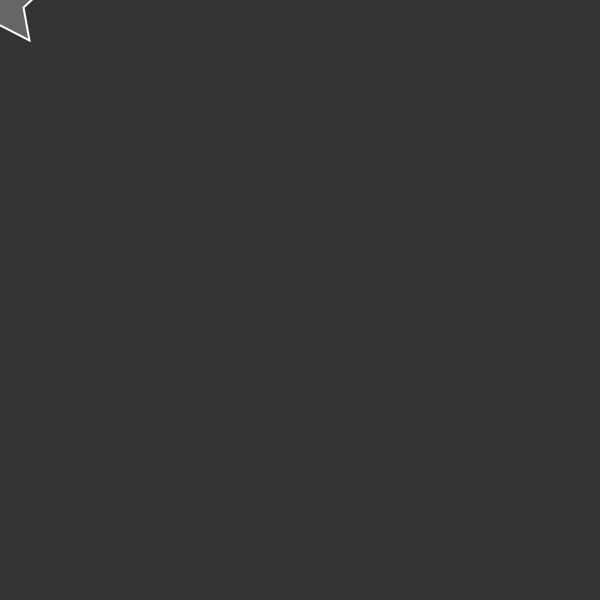
Frame 1 (no input)
Frame 60 (the mouse pressed at the canvas centre just before this capture): identical to frame 1, image omitted
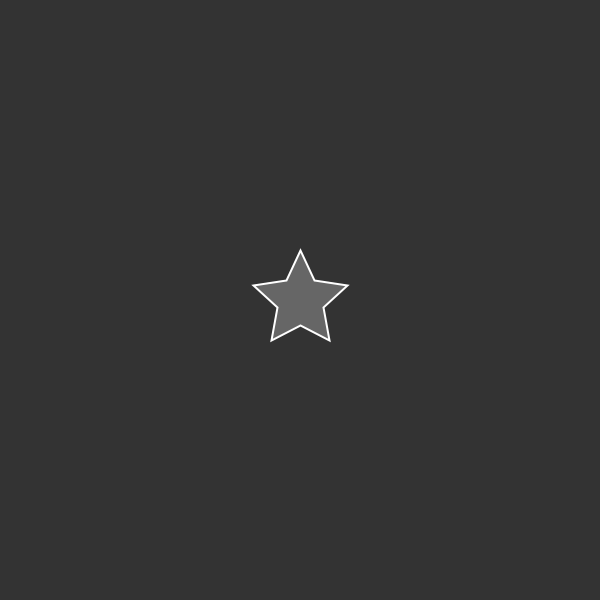
Frame 120 (the mouse held since frame 60 and released just before this capture)

The Processing sketch that drew these frames (run headless with seeded random() and noise(); from frame 60 on, the mouse is pressed at the canvas centre):

// Processing sketch: processing_129067
// ── processing_129067.pde


  int theta;
void setup() {  //setup function called initially, only once
  size(600, 600);
  
  theta = 0;
}

void draw() {
  background(51);
  translate(mouseX, mouseY);
  fill(102);
  stroke(255);
  strokeWeight(2);
  beginShape();
  vertex(0, -50);
  vertex(14, -20);
  vertex(47, -15);
  vertex(23, 7);
  vertex(29, 40);
  vertex(0, 25);
  vertex(-29, 40);
  vertex(-23, 7);
  vertex(-47, -15);
  vertex(-14, -20);
  endShape(CLOSE);
  rotate(theta);
  theta++;
}
